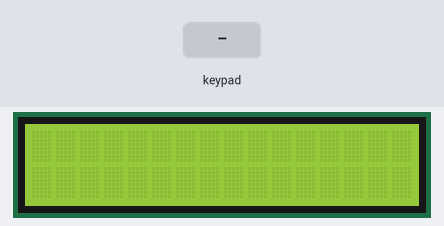
Bench run of a sketch on a simulated Arduino Uno, built with avr-gcc and run on an emulated ATmega328P. On the bench: 16×2 character LCD. Wiring (inferred from the names in the program): 4×4 keypad with keys 7 8 9 / 4 5 6 * 1 2 3 - C 0 = +: rows pin 12, pin 11, pin 10, pin 9; columns pin 8, pin 7, pin 6, pin 5. Inputs (shaded band) come from the test bench.

Above: at 1.2 s.
1.3 s: keypad keys 1 2 1 1 1 0 9 * pressed 0.4 s apart
At 5.6 s:
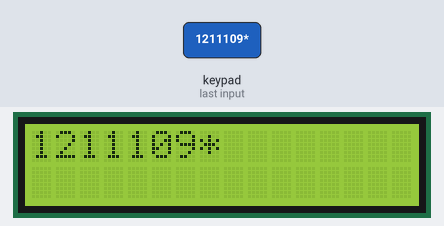
6.0 s: key '/' pressed
7.6 s: key '*' pressed
At 8.3 s:
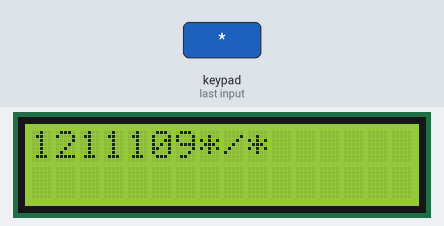
9.2 s: keypad keys 8 7 6 5 * pressed 0.4 s apart
At 11.9 s:
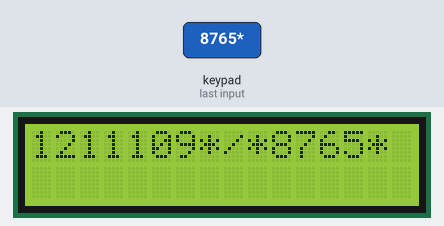
12.7 s: key '+' pressed
At 13.3 s:
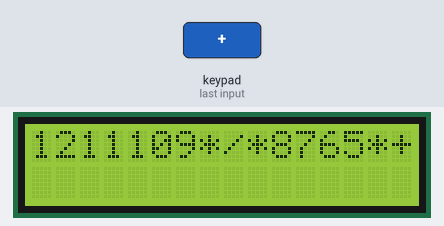
14.3 s: keypad keys 7 + 5 = pressed 0.4 s apart
At 16.7 s:
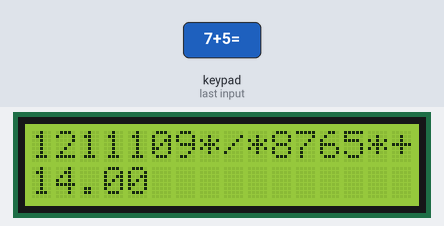
Timing chart, 0 to 18.2 s (numbered marks = the images above; inputs shaded):
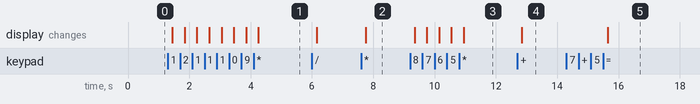

The sketch:

keypad_correct.ino
```cpp
/*Scan Keypad flow chart
  Scan Keypad:

  - For each row:

  - Set row pin LOW

  - For each column:

  - If column pin is LOW:

  - Wait for debounce

  - Read key from keys matrix

  - Return key

  - Set row pin HIGH

  - Return no key

  CALCULATE LOGIC
  operand 1 store left operand
  operand 2 store right operand
  operator  store operator
  if key not null or any operator sign or Clear or equal
    store digit value inside operand 1
  while key not null or any operator sign or Clear or equal
    concatenate digit value inside operand 1
  if key is an operator
    store operator value inside operator variable
  if key not null or any operator sign or Clear or equal
    store digit value inside operand 2
  while key not null or any operator sign or Clear or equal
    concatenate digit value inside operand 2
  if key is equal to
    convert operand 1 and operand 2 from char array or string to Float
    perform arthimetic operation based on the selected operator
    display the result


*/


#include <LiquidCrystal.h>

// Define LCD pins
const int rs = A4, en = A3, d4 = A2, d5 = A1, d6 = A0, d7 = 13;
LiquidCrystal lcd(rs, en, d4, d5, d6, d7);

#define KEY_ROWS 4
#define KEY_COL 4

const byte rowPins[4] = {12, 11, 10, 9};
const byte colPins[4] = {8, 7, 6, 5};

float operand_1;
float operand_2;
char op;
int index_1;
int index_2;
bool checkOp;
float value_1;
char key;
char keys[4][4] = {
  {'7', '8', '9', '/'},
  {'4', '5', '6', '*'},
  {'1', '2', '3', '-'},
  {'C', '0', '=', '+'}
};


char scanKeyPad() {
  for (int i = 0; i < KEY_ROWS; i++) {
    digitalWrite(rowPins[i], LOW);
    for (int j = 0; j < KEY_COL; j++) {
      if (digitalRead(colPins[j]) == LOW) {
        delay(50);
        while (digitalRead(colPins[j]) == LOW);
        digitalWrite(rowPins[i], HIGH);
        return keys[i][j];
      }
    }
    digitalWrite(rowPins[i], HIGH);
  }
  return '\0';
}

float cal() {
  switch (op)
  {
    case '+':
      return operand_1 + operand_2;
      break;
    case '-':
      return operand_1 - operand_2;
      break;
    case '*':
      return operand_1 * operand_2;
      break;
    case '/':
      return operand_1 / operand_2;
      break;
    default:
      break;
  }
  return 0;
}

void store_operands() {
  if ((key == '+') || (key == '*') || (key == '-') || (key == '/') ) { // capture the operator
    op = key;
    checkOp = true;
  }

  if (!checkOp) {
    // capture the digit value for operand 1
    String ops_1;
    ops_1 += key;
    operand_1 = ops_1.toFloat();
  }

  else if (checkOp) {
    // capture the digit value for operand 2
    String ops_2;
    ops_2 += key;
    operand_2 = ops_2.toFloat();
  }
}

void setup() {
  lcd.begin(16, 2);
  lcd.clear();
  for (int m = 0; m < KEY_ROWS; m++) {
    pinMode(rowPins[m], OUTPUT);
    digitalWrite(rowPins[m], HIGH);
    pinMode(colPins[m], INPUT_PULLUP);
  }
  checkOp = false;

  /*for (int x = 0; x < 3; x++) {
    lcd.print("Booting");
    for (int i = 7; i <= 10; i++) {
      lcd.setCursor(i, 0);
      lcd.print(".");
      delay(600);
    }
    lcd.clear();
    }*/
  lcd.clear();
}


void loop() {
  key = scanKeyPad();
  if (key != '\0') {
    switch (key) {
      case 'C':
        lcd.clear();
        op = "";
        operand_1 = 0;
        operand_2 = 0;
        checkOp = false;
        break;

      case '=':
        lcd.setCursor(0, 1);
        lcd.print(cal());
        op = "";
        operand_1 = 0;
        operand_2 = 0;
        checkOp = false;
        break;

      default:
        store_operands();
        lcd.print(key);
    }
  }
}
```

Measured:
- after the input at 1.3 s, the display: first changes after 0.15 s (image 1 shows a later state)
- after the input at 7.6 s, the display: changes after 0.15 s (image 2)
- after the input at 9.2 s, the display: first changes after 0.15 s (image 3 shows a later state)
- after the input at 12.7 s, the display: changes after 0.15 s (image 4)
- after the input at 14.3 s, the display: changes after 1.4 s (image 5)
